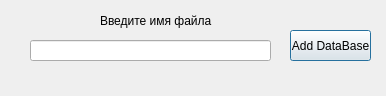
<?xml version="1.0" encoding="UTF-8"?>
<ui version="4.0">
 <class>dataBaseFile</class>
 <widget class="QDialog" name="dataBaseFile">
  <property name="geometry">
   <rect>
    <x>0</x>
    <y>0</y>
    <width>386</width>
    <height>96</height>
   </rect>
  </property>
  <property name="windowTitle">
   <string>Dialog</string>
  </property>
  <widget class="QLineEdit" name="lineEdit">
   <property name="geometry">
    <rect>
     <x>30</x>
     <y>40</y>
     <width>241</width>
     <height>21</height>
    </rect>
   </property>
  </widget>
  <widget class="QLabel" name="label">
   <property name="geometry">
    <rect>
     <x>100</x>
     <y>10</y>
     <width>191</width>
     <height>21</height>
    </rect>
   </property>
   <property name="text">
    <string>Введите имя файла</string>
   </property>
  </widget>
  <widget class="QPushButton" name="dataBaseButton">
   <property name="geometry">
    <rect>
     <x>290</x>
     <y>30</y>
     <width>81</width>
     <height>31</height>
    </rect>
   </property>
   <property name="text">
    <string>Add DataBase</string>
   </property>
  </widget>
 </widget>
 <resources/>
 <connections/>
</ui>
